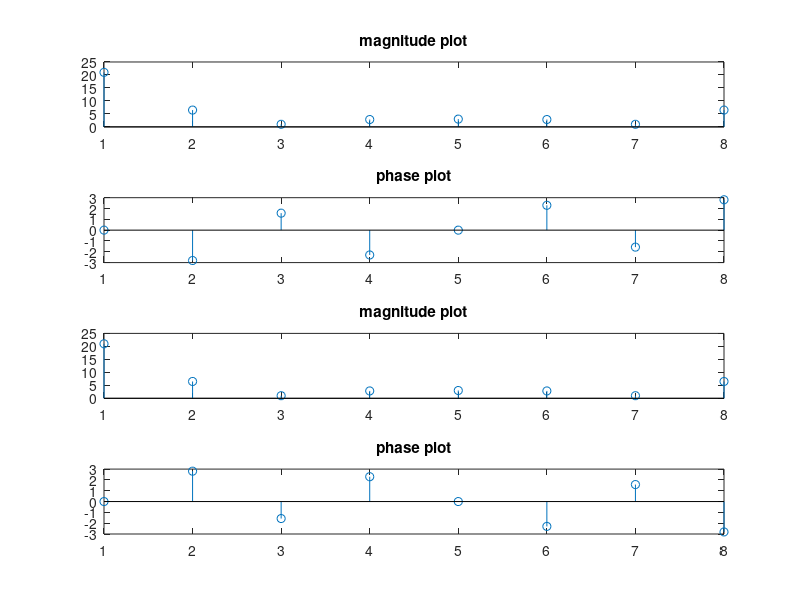

This figure's MATLAB source:
clc;
close all; clear all;
x1=[1 2 3 4 5 2 3 1]
x2=[1 1 3 2 5 4 3 2]
N=8;
for k=0:1:N-1;
    X1(k+1)=0;
    X2(k+1)=0;
    for n=0:1:N-1;
        X1(k+1)=X1(k+1)+(x1(n+1)*exp((-2*pi*i*k*n)/(N)));
        X2(k+1)=X2(k+1)+(x2(n+1)*exp((-2*pi*i*k*n)/(N)));
    end
end
X1
X2
subplot(4,1,1);stem(abs(X1))
title('magnitude plot')
subplot(4,1,2);stem(angle(X1))
title('phase plot')
subplot(4,1,3);stem(abs(X2))
title('magnitude plot')
subplot(4,1,4);stem(angle(X2))
title('phase plot')
    